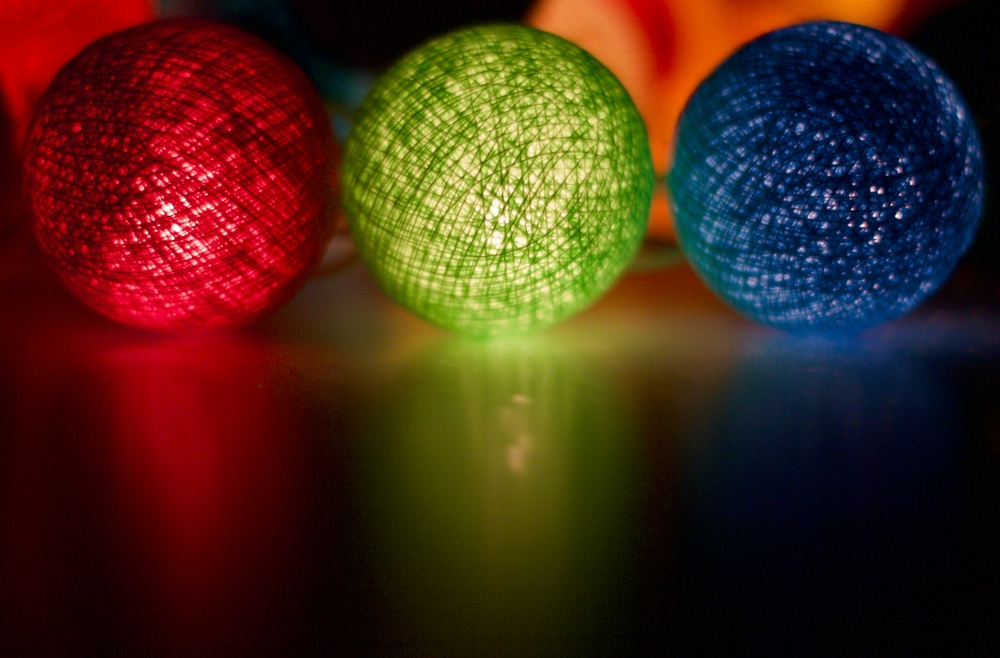
#> input picture Lab-1/images/color.jpg, 1000 x 658 px, shrunk from 4950 x 3259 before the run, found by its file name
$ python bit_plane_slicing.py
#> lines starting #> are read from the running program, lines starting #| are printed output that depends on the picture; after the words box and inside, x2 and y2 are one past the last pixel; in counts of white or black regions, pixels touching at a corner belong together
import cv2
import numpy as np

image = cv2.imread("Lab-1/images/color.jpg", cv2.IMREAD_GRAYSCALE)
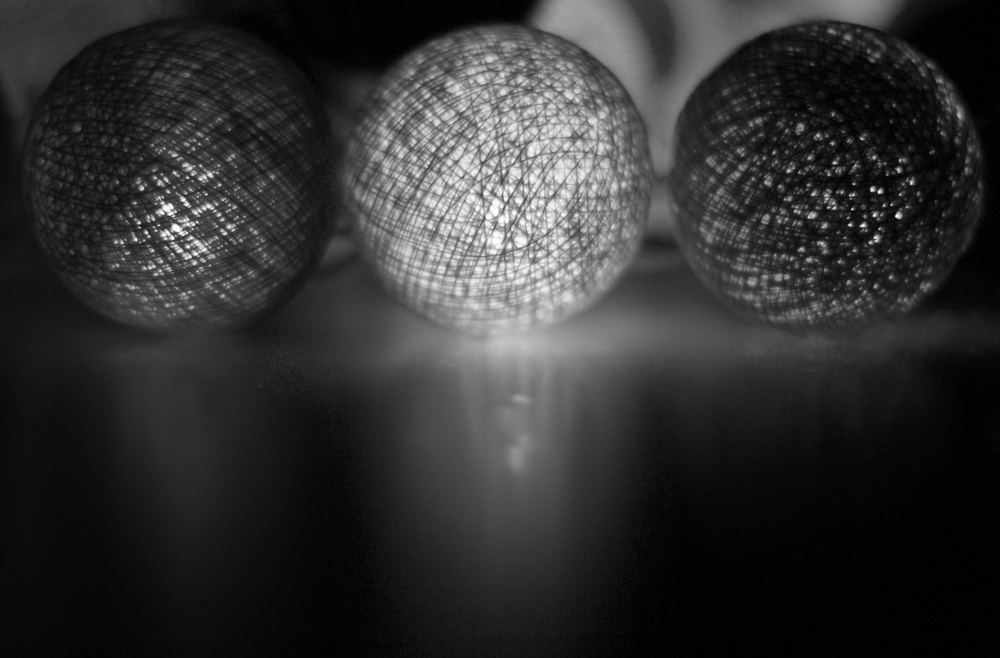
#> image: shape (658, 1000); min 0, max 255, mean 48.3

if image is None:
    print("Error: color.jpg not found.")
    exit()

cv2.imshow("Original Image", image)

for bit in range(8):

    plane = ((image // (2 ** bit)) % 2) * 255
    plane = plane.astype(np.uint8)

    cv2.imshow(f"Bit Plane {bit}", plane)

    cv2.imwrite(f"bit_plane_{bit}.png", plane)

    print(f"Saved: bit_plane_{bit}.png")
#> this loop made 8 passes
#> pass 1, `plane = ((image // (2 ** bit)) % 2) * 255`:
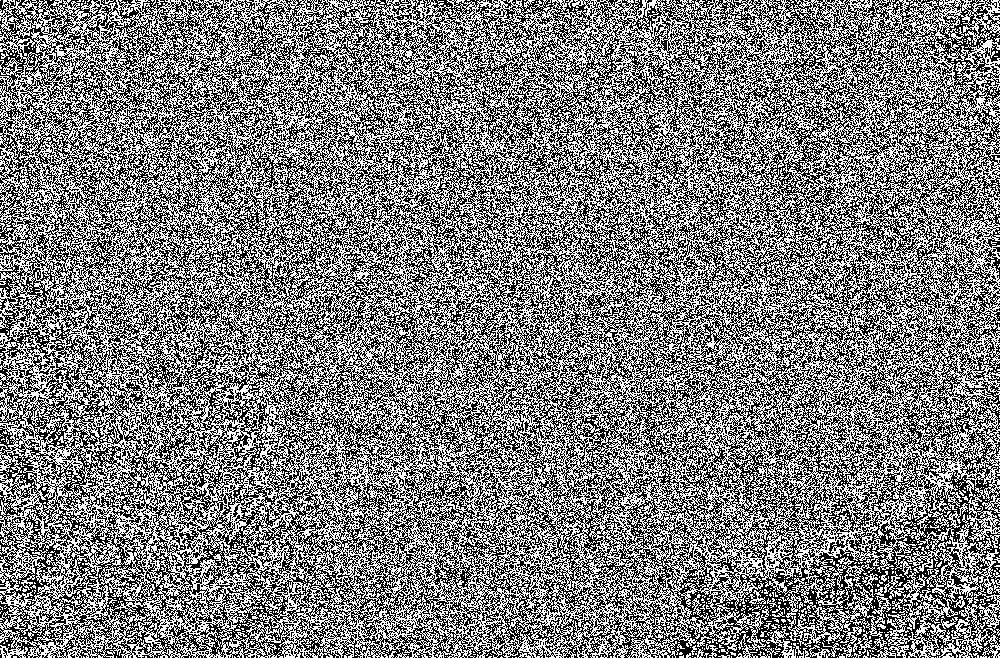
#> plane: shape (658, 1000); 49.7% white in thin lines or dots
#> pass 2, `plane = ((image // (2 ** bit)) % 2) * 255`:
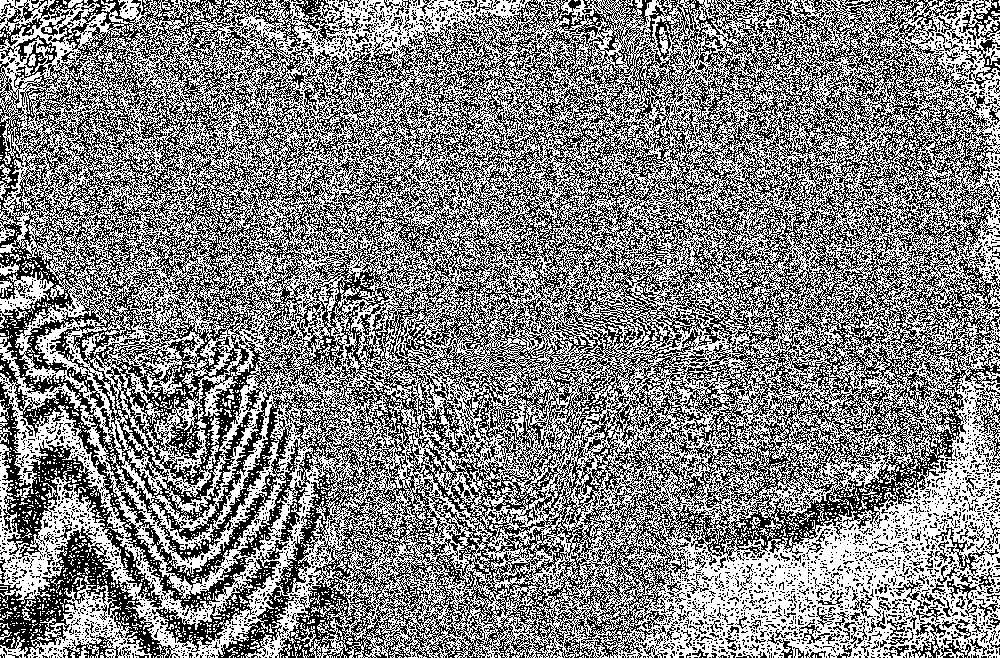
#> plane: shape (658, 1000); 51.8% white; black in thin lines or dots
#> pass 3, `plane = ((image // (2 ** bit)) % 2) * 255`:
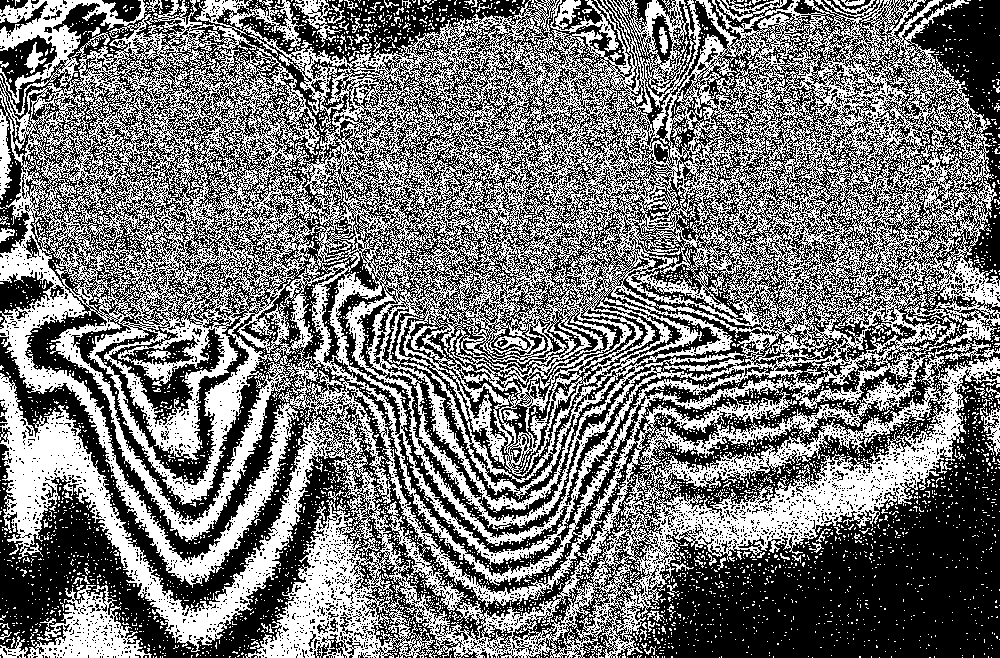
#> plane: shape (658, 1000); 46.6% white; 4586 white regions (4481 under 20 px), largest, box (x1, y1, x2, y2) and area: (0, 0, 1000, 658) 283758, (27, 585, 152, 658) 4025, (293, 0, 342, 47) 625

cv2.waitKey(0)
cv2.destroyAllWindows()
